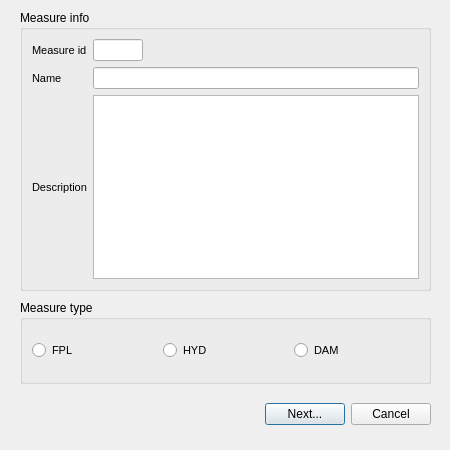
<?xml version="1.0" encoding="UTF-8"?>
<ui version="4.0">
 <class>AltGui_Alternative_Info_Dia</class>
 <widget class="QDialog" name="AltGui_Alternative_Info_Dia">
  <property name="geometry">
   <rect>
    <x>0</x>
    <y>0</y>
    <width>450</width>
    <height>450</height>
   </rect>
  </property>
  <property name="sizePolicy">
   <sizepolicy hsizetype="Fixed" vsizetype="Fixed">
    <horstretch>0</horstretch>
    <verstretch>0</verstretch>
   </sizepolicy>
  </property>
  <property name="minimumSize">
   <size>
    <width>450</width>
    <height>450</height>
   </size>
  </property>
  <property name="maximumSize">
   <size>
    <width>450</width>
    <height>450</height>
   </size>
  </property>
  <property name="windowTitle">
   <string>Set the measure info</string>
  </property>
  <property name="windowIcon">
   <iconset resource="../../../system_sys/source_code/gui/resources/system_sys_resource.qrc">
    <normaloff>:/alt_icon</normaloff>:/alt_icon</iconset>
  </property>
  <widget class="QGroupBox" name="groupBox_alt_info">
   <property name="geometry">
    <rect>
     <x>20</x>
     <y>10</y>
     <width>411</width>
     <height>281</height>
    </rect>
   </property>
   <property name="font">
    <font>
     <pointsize>9</pointsize>
    </font>
   </property>
   <property name="title">
    <string>Measure info</string>
   </property>
   <layout class="QGridLayout" name="gridLayout">
    <item row="1" column="0">
     <widget class="QLabel" name="label">
      <property name="font">
       <font>
        <pointsize>8</pointsize>
       </font>
      </property>
      <property name="text">
       <string>Name</string>
      </property>
     </widget>
    </item>
    <item row="1" column="1">
     <widget class="QLineEdit" name="lineEdit_alt_name">
      <property name="readOnly">
       <bool>false</bool>
      </property>
     </widget>
    </item>
    <item row="2" column="0">
     <widget class="QLabel" name="label_2">
      <property name="font">
       <font>
        <pointsize>8</pointsize>
       </font>
      </property>
      <property name="text">
       <string>Description</string>
      </property>
     </widget>
    </item>
    <item row="2" column="1">
     <widget class="QTextEdit" name="textEdit_alt_description">
      <property name="readOnly">
       <bool>false</bool>
      </property>
     </widget>
    </item>
    <item row="0" column="0">
     <widget class="QLabel" name="label_3">
      <property name="font">
       <font>
        <pointsize>8</pointsize>
       </font>
      </property>
      <property name="text">
       <string>Measure id</string>
      </property>
     </widget>
    </item>
    <item row="0" column="1">
     <widget class="QLineEdit" name="lineEdit_alt_id">
      <property name="maximumSize">
       <size>
        <width>50</width>
        <height>16777215</height>
       </size>
      </property>
      <property name="readOnly">
       <bool>true</bool>
      </property>
     </widget>
    </item>
   </layout>
  </widget>
  <widget class="QGroupBox" name="groupBox_alt_type">
   <property name="geometry">
    <rect>
     <x>20</x>
     <y>300</y>
     <width>411</width>
     <height>84</height>
    </rect>
   </property>
   <property name="font">
    <font>
     <pointsize>9</pointsize>
    </font>
   </property>
   <property name="title">
    <string>Measure type</string>
   </property>
   <layout class="QVBoxLayout" name="verticalLayout">
    <item>
     <layout class="QHBoxLayout" name="horizontalLayout_2">
      <item>
       <widget class="QRadioButton" name="radioButton_fpl">
        <property name="font">
         <font>
          <pointsize>8</pointsize>
         </font>
        </property>
        <property name="text">
         <string>FPL</string>
        </property>
       </widget>
      </item>
      <item>
       <widget class="QRadioButton" name="radioButton_hyd">
        <property name="font">
         <font>
          <pointsize>8</pointsize>
         </font>
        </property>
        <property name="text">
         <string>HYD</string>
        </property>
       </widget>
      </item>
      <item>
       <widget class="QRadioButton" name="radioButton_dam">
        <property name="font">
         <font>
          <pointsize>8</pointsize>
         </font>
        </property>
        <property name="text">
         <string>DAM</string>
        </property>
       </widget>
      </item>
     </layout>
    </item>
   </layout>
  </widget>
  <widget class="QWidget" name="layoutWidget">
   <property name="geometry">
    <rect>
     <x>20</x>
     <y>400</y>
     <width>411</width>
     <height>28</height>
    </rect>
   </property>
   <layout class="QHBoxLayout">
    <item>
     <spacer>
      <property name="orientation">
       <enum>Qt::Horizontal</enum>
      </property>
      <property name="sizeHint" stdset="0">
       <size>
        <width>209</width>
        <height>18</height>
       </size>
      </property>
     </spacer>
    </item>
    <item>
     <widget class="QPushButton" name="okButton">
      <property name="text">
       <string>Next...</string>
      </property>
     </widget>
    </item>
    <item>
     <widget class="QPushButton" name="cancelButton">
      <property name="text">
       <string>Cancel</string>
      </property>
     </widget>
    </item>
   </layout>
  </widget>
  <zorder>groupBox_alt_type</zorder>
  <zorder>layoutWidget</zorder>
  <zorder>groupBox_alt_info</zorder>
 </widget>
 <resources>
  <include location="../../../system_sys/source_code/gui/resources/system_sys_resource.qrc"/>
 </resources>
 <connections/>
</ui>
